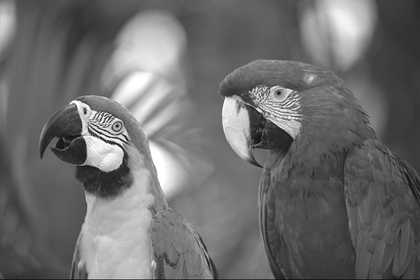
%> input picture hw2/A2-150050022-150050061/code/parrots.png, 420 x 280 px, shrunk from 768 x 512 before the run
$ octave partA.m   (GNU Octave 9; MATLAB toolbox functions it lacks are replaced by stand-ins)
%> lines starting %> are read from the running program, lines starting %| are printed output that depends on the picture
### hw2/A2-150050022-150050061/code/frequencyCalc.m
function [fx1,fx2,fx1x2] = frequencyCalc(x1,x2),                            % fx1 = p_X1(x), fx2 = p_X2(x) , fx1x2 = p_XY(x,y)
   totalSize = size(x1,1)*size(x1,2);
   x1 = floor(x1/10); x2 = floor(x2/10);                                    % divide by 10 to put them into correct bins
   fx1 = zeros(26,1);
   fx2 = zeros(26,1);
   fx1x2 = zeros(26);                                                       % pre-initialization

   for i = 1:size(x1,1),
       for j = 1:size(x1,2),
           fx1(x1(i,j)+1) = fx1(x1(i,j)+1) + 1 ;                            % put the values in correct bins
           fx2(x2(i,j)+1) = fx2(x2(i,j)+1) + 1;
           fx1x2(x1(i,j)+1, x2(i,j)+1) = fx1x2(x1(i,j)+1, x2(i,j)+1) + 1;
       end
   end
   fx1 = fx1 / totalSize;                                                   % normalize
   fx2 = fx2 / totalSize;
   fx1x2 = fx1x2 / (totalSize);
end

### hw2/A2-150050022-150050061/code/corCoeff.m
function corCoeff = corCoeff(x1,x2)
    N = size(x1,1)*size(x1,2);
    mean1 = mean(x1(:));									% calculate means
    mean2 = mean(x2(:));
    std1 = std(x1(:));										% calculate standard deviations
    std2 = std(x2(:));
    x1 = x1 - mean1;										% subtract mean from all values
    x2 = x2 - mean2;
    corCoeff = sum(sum((x1).*x2 / ((N-1)* std1 * std2)));	% return correlation coefficient
end

### hw2/A2-150050022-150050061/code/qmi.m
function val = qmi(y1,y2,y3)

	val = 0;
	for i=1:26,
		for j=1:26,
			val = val + (y1(i)*y2(j)-y3(i,j))^2;
		end
	end
    % val = sum(sum((y1'*y2 - y3).^2));				% easy thing, just take the values and add their squared values
end

### hw2/A2-150050022-150050061/code/anotherMeasure.m
function val = anotherMeasure(y1,y2,y3)

    val = 0;
    for i=1:26,
    	for j=1:26,
    		val = val + abs(y1(i)*y2(j)-y3(i,j));
    	end
    end

    % val = sum(sum(abs(y2'*y1 - y3)));		% easy thing, just take the values and add their absolute values
end

### hw2/A2-150050022-150050061/code/partA.m
x = double(imread('parrots.png'));		% cast into double
%> x: size 280x420 double; min 15, max 255, mean 109.4; mean of the top-left, top-right, bottom-left and bottom-right quarters 121.9, 106.9, 123.6, 85.3
x1 = x(: , 1:size(x,2)-1);				% take X1 and X2 as given
x2 = x(: , 2:size(x,2));

[y1,y2,y3] = frequencyCalc(x1,x2);		% calculate the values of p(x), p(y) and p(x,y)
%> in frequencyCalc, `x1 = floor(x1/10)`:
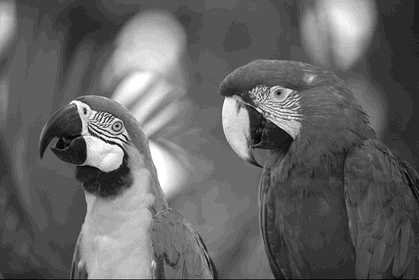
%> x1: size 280x419 double; min 1, max 25, mean 10.5; drawn with min black and max white
%> in frequencyCalc, `x2 = floor(x2/10)`:
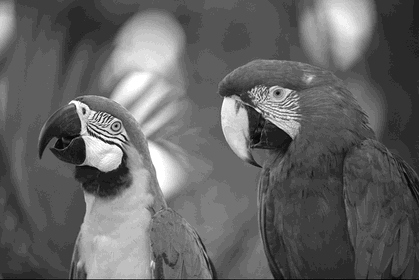
%> x2: size 280x419 double; min 1, max 25, mean 10.5; mean of the top-left, top-right, bottom-left and bottom-right quarters 11.7, 10.2, 11.9, 8.1; drawn with min black and max white
%> after the loop in frequencyCalc, `for i = 1:size(x1,1),`: fx1 = 26 values, max 16103 at index 10, min 0 at index 1, mean 4512.3; fx2 = 26 values, max 16086 at index 10, min 0 at index 1, mean 4512.3
%> in frequencyCalc, `fx1 = fx1 / totalSize;`: fx1 = 26 values, max 0.137 at index 10, min 0 at index 1, mean 0.0385
%> in frequencyCalc, `fx2 = fx2 / totalSize;`: fx2 has the same summary as fx1
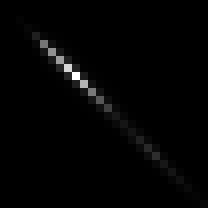
%> y3: size 26x26 double (shown 8 times larger); min 0, max 0.105, mean 0.00148; drawn with min black and max white
%> y1 has the same summary as fx1 in frequencyCalc; y2 has the same summary as fx1 in frequencyCalc

c1 = corCoeff(x1,x2)					% correlation coefficient
%> in corCoeff, `mean1 = mean(x1(:));`: mean1 = 109.5
%> in corCoeff, `mean2 = mean(x2(:));`: mean2 = 109.4
%> in corCoeff, `std1 = std(x1(:));`: std1 = 46.32
%> in corCoeff, `std2 = std(x2(:));`: std2 = 46.35
%> in corCoeff, `corCoeff = sum(sum((x1).*x2 / ((N-1)* std1 * std2)));`: corCoeff = 0.971
%> c1 = 0.971
c2 = qmi(y1,y2,y3)						% QMI
%> after the loop in qmi, `for i=1:26,`: val = 0.0332
%> c2 = 0.0332
c3 = anotherMeasure(y1,y2,y3)			% another measure
%> after the loop in anotherMeasure, `for i=1:26,`: val = 1.43
%> c3 = 1.43
